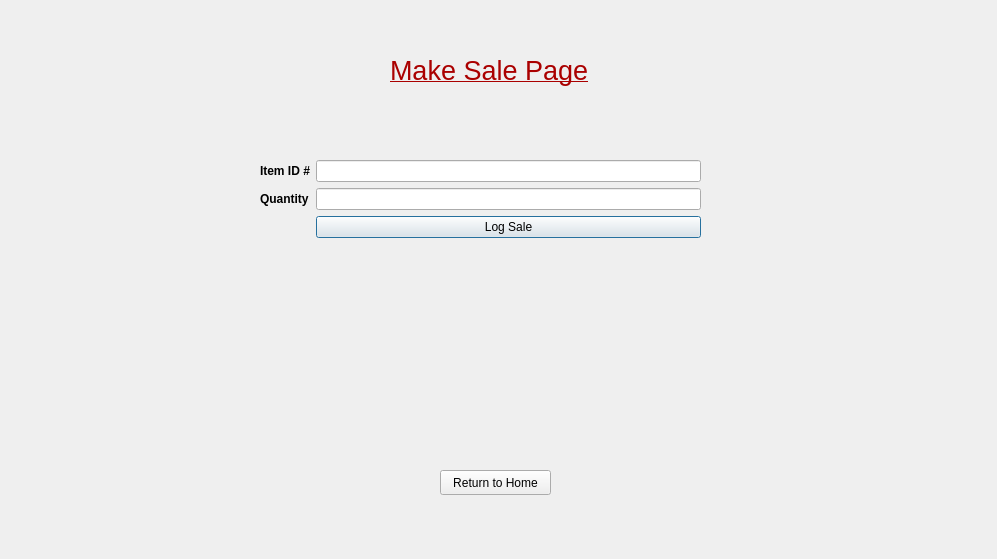
<?xml version="1.0" encoding="UTF-8"?>
<ui version="4.0">
 <class>MakeSale</class>
 <widget class="QDialog" name="MakeSale">
  <property name="geometry">
   <rect>
    <x>0</x>
    <y>0</y>
    <width>997</width>
    <height>559</height>
   </rect>
  </property>
  <property name="windowTitle">
   <string>Dialog</string>
  </property>
  <widget class="QLabel" name="label">
   <property name="geometry">
    <rect>
     <x>390</x>
     <y>30</y>
     <width>361</width>
     <height>81</height>
    </rect>
   </property>
   <property name="text">
    <string>&lt;html&gt;&lt;head/&gt;&lt;body&gt;&lt;p&gt;&lt;span style=&quot; font-size:20pt; text-decoration: underline; color:#aa0000;&quot;&gt;Make Sale Page&lt;/span&gt;&lt;/p&gt;&lt;/body&gt;&lt;/html&gt;</string>
   </property>
  </widget>
  <widget class="QWidget" name="formLayoutWidget">
   <property name="geometry">
    <rect>
     <x>260</x>
     <y>160</y>
     <width>441</width>
     <height>271</height>
    </rect>
   </property>
   <layout class="QFormLayout" name="formLayout">
    <item row="0" column="0">
     <widget class="QLabel" name="itemIdLabel">
      <property name="text">
       <string>&lt;html&gt;&lt;head/&gt;&lt;body&gt;&lt;p&gt;&lt;span style=&quot; font-weight:600;&quot;&gt;Item ID #&lt;/span&gt;&lt;/p&gt;&lt;/body&gt;&lt;/html&gt;</string>
      </property>
     </widget>
    </item>
    <item row="0" column="1">
     <widget class="QLineEdit" name="lineEdit_ItemID"/>
    </item>
    <item row="1" column="0">
     <widget class="QLabel" name="quantityLabel">
      <property name="text">
       <string>&lt;html&gt;&lt;head/&gt;&lt;body&gt;&lt;p&gt;&lt;span style=&quot; font-weight:600;&quot;&gt;Quantity&lt;/span&gt;&lt;/p&gt;&lt;/body&gt;&lt;/html&gt;</string>
      </property>
     </widget>
    </item>
    <item row="1" column="1">
     <widget class="QLineEdit" name="lineEdit_Quantity"/>
    </item>
    <item row="2" column="1">
     <widget class="QPushButton" name="logSaleButton">
      <property name="text">
       <string>Log Sale</string>
      </property>
     </widget>
    </item>
   </layout>
  </widget>
  <widget class="QPushButton" name="returnButton">
   <property name="geometry">
    <rect>
     <x>440</x>
     <y>470</y>
     <width>111</width>
     <height>25</height>
    </rect>
   </property>
   <property name="text">
    <string>Return to Home</string>
   </property>
  </widget>
 </widget>
 <resources/>
 <connections/>
</ui>
